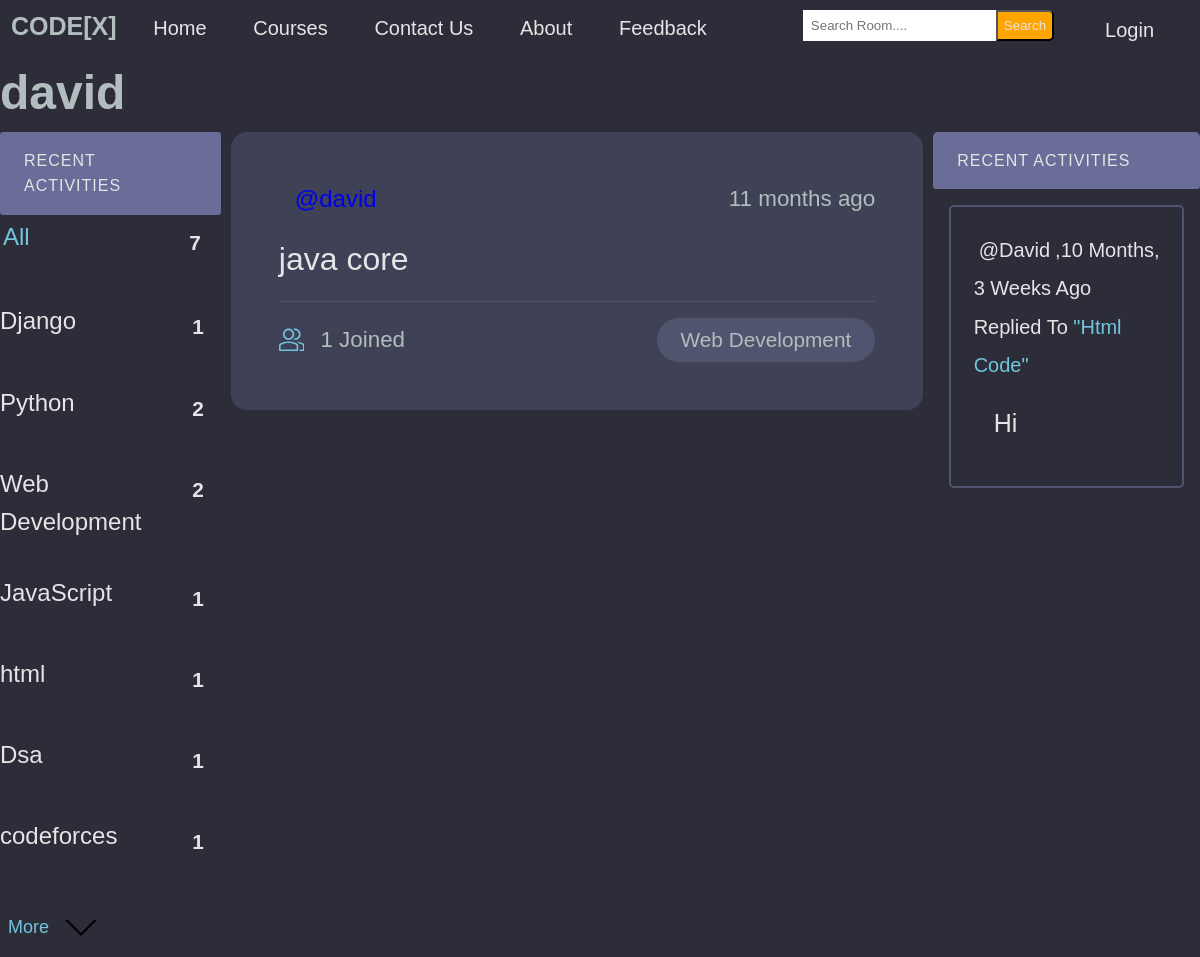
The page /profile/2 on the database its author committed.
### base/models.py (models this page shows, shortened)
class Topic(models.Model):
    name = models.CharField(max_length=200)

class Room(models.Model):
    host =  models.ForeignKey(User, on_delete=models.SET_NULL,null=True)
    topic = models.ForeignKey(Topic, on_delete=models.SET_NULL,null=True)
    name =  models.CharField(max_length= 200)
    description = models.TextField(null= True, blank= True)
    participants= models.ManyToManyField(User, related_name='participants', blank=True)
    updated= models.DateTimeField(auto_now= True)
    created= models.DateTimeField(auto_now_add=True)
    class Meta:
        ordering = ['-updated','-created']
    def __str__(self):
        return self.name

class Message(models.Model):
    user= models.ForeignKey(User, on_delete=models.CASCADE)
    room = models.ForeignKey(Room, on_delete=models.CASCADE)
    body = models.TextField()
    updated= models.DateTimeField(auto_now= True)
    created = models.DateTimeField(auto_now_add=True)
    def __str__(self):
        return self.body[0:50]

### base/views.py (the view)
# urls.py: path('profile/<str:pk>',views.userProfile,name="user-profile"),
def userProfile(request, pk):
    user= User.objects.get(id=pk)
    rooms= user.room_set.all()
    room_message= user.message_set.all()
    topics= Topic.objects.all()
    context= {'user': user, 'rooms': rooms, 'room_message': room_message, 'topics': topics }
    return render(request, 'base/profile.html', context )

### base/templates/base/profile.html (shortened to what this page needs)
{% extends 'main.html' %}
{% block content %}
<h1>{{ user.username }}</h1>
<div class="profile-container">
    <div>
        {% include 'base/topics_component.html' %}
    </div>
    <div>
        {% include 'base/feed_component.html' %}
    </div>
    <div>
        {% include 'base/activity_component.html' %}
    </div>
</div>
{% endblock content %}

### base/templates/base/topics_component.html (shortened to what this page needs)
<div class="topics-container">
    <div class="activities__header">
        <h2> Recent Activities </h2>
    </div>
    <ul class="topics__list">
        <li>
            <a href="{% url 'home' %}" class="active">All<span>{{topics.count}}</span></a>
        </li>
        {% for topic in topics %}
            <li>
                <a href="{% url 'home' %}?q={{topic.name}}">{{topic.name}}<span>{{topic.room_set.all.count}}</span></a>
            </li>
        {% endfor %}
    </ul>
    <a class="btn btn--link" href="{% url 'course' %}">More
        <svg version="1.1" xmlns="http://www.w3.org/2000/svg" width="32" height="32" viewBox="0 0 32 32">
            <title>chevron-down</title>
            <path d="M16 21l-13-13h-3l16 16 16-16h-3l-13 13z"></path>
        </svg>
    </a>
</div>

### base/templates/base/feed_component.html (shortened to what this page needs)
{% for room in rooms %}
<div class="roomListRoom">
    <div class="roomListRoom__header">
        <a href="{% url 'user-profile' room.host.id %}" class="roomListRoom__author">
            <span>@{{room.host.username}}</span>
        </a>
        <div class="roomListRoom__actions">
            <span>{{room.created|timesince}} ago</span>
        </div>
    </div>
    <div class="roomListRoom__content">
        <a href="{% url 'room' room.id %}">{{room.name}}</a>
    </div>
    <div class="roomListRoom__meta">
        <a href="{% url 'room' room.id %}" class="roomListRoom__joined">
            {{room.participants.all.count}} Joined
        </a>
        <p class="roomListRoom__topic">{{room.topic.name}}</p>
    </div>
</div>
{% endfor %}

### base/templates/base/activity_component.html (shortened to what this page needs)
<div class="activities">
    <div class="activities__header">
        <h2> Recent Activities </h2>
    </div>
    {% for message in room_message %}
        <div class="activities__box">
            <div>
                <small class="m_e_s"><a class="message-user" href="{% url 'user-profile' message.user.id %}">@{{ message.user }}</a>,{{message.created|timesince}} ago replied to </small>
                <small class="mess-room">"{{message.room}}"</small>
                <p class="user-message">{{message}}</p>
            </div>
        </div>
    {% endfor %}
</div>

### templates/main.html (style rules this page uses)
:root { --color-main: #71c6dd; --color-main-light: #e1f6fb; --color-dark: #3f4156; --color-dark-medium: #51546e; --color-dark-light: #696d97; --color-light: #e5e5e5; --color-gray: #8b8b8b; --color-light-gray: #b2bdbd; --color-bg: #2d2d39; --color-success: #5dd693; --color-error: #fc4b0b; }
* { padding: 0; margin: 0; text-decoration: none; list-style-type: none; box-sizing: border-box; font-family: 'Nunito', sans-serif }
body { color: var(--color-light-gray); background-color: var(--color-bg); line-height: 1.6; font-weight: 400; font-size: 1.5rem; min-height: 100vh; }

### base/templates/base/profile.html (style rules this page uses)
.profile-container { display: grid; grid-template-columns: 1fr 3fr 1fr; }

### base/templates/base/topics_component.html (style rules this page uses)
:root { --color-main: #71c6dd; --color-main-light: #e1f6fb; --color-dark: #3f4156; --color-dark-medium: #51546e; --color-dark-light: #696d97; --color-light: #e5e5e5; --color-gray: #8b8b8b; --color-light-gray: #b2bdbd; --color-bg: #2d2d39; --color-success: #5dd693; --color-error: #fc4b0b; }
.topics-container { margin-right: 10px; }
.topics__list { list-style: none; }
.topics__list li a { display: flex; justify-content: space-between; margin-bottom: 2rem; font-weight: 500; color: var( --color-light); transition: all 0.3s ease-in-out; }
.topics__list li a.active, .topics__list li a:hover { color: var(--color-main); border-radius: 3px; padding: 3px 3px; }
.topics__list li a span { padding: 0.5rem 1rem; color: var( --color-light); border-radius: 3px; font-size: 1.3rem; font-weight: 700; letter-spacing: 1px; }
.btn { background-color: transparent; border: none; display: inline-flex; align-items: center; gap: 1rem; cursor: pointer; transition: all ease-in-out 0.3s; border-radius: 3px; box-shadow: 1px 1px 3px 1px rgba(0, 0, 0, 0.15); padding:8px 10px; font-size: 18px; margin-top: 10px; margin-bottom: 10px; margin-left: 5px; }
.btn--link { border-radius: 3px; padding: 3px; color: var(--color-main); box-shadow: none; }
.activities__header h2 { background-color: var(--color-dark-light); text-transform: uppercase; font-weight: 500; padding: 1rem 1.5rem; color: var(--color-light); letter-spacing: 1px; font-size: 1rem; border-radius: 3px; }

### base/templates/base/feed_component.html (style rules this page uses)
:root { --color-main: #71c6dd; --color-main-light: #e1f6fb; --color-dark: #3f4156; --color-dark-medium: #51546e; --color-dark-light: #696d97; --color-light: #e5e5e5; --color-gray: #8b8b8b; --color-light-gray: #b2bdbd; --color-bg: #2d2d39; --color-success: #5dd693; --color-error: #fc4b0b; }
.roomListRoom__actions { display: flex; align-items: flex-start; gap: 1rem; position: relative; }
.roomListRoom__actions span { font-size: 1.4rem; font-weight: 500; }
.roomListRoom__content { margin: 1rem 0; }
.roomListRoom__content a { font-size: 2rem; font-weight: 500; margin-bottom: 1.5rem; color: var(--color-light); transition: all 0.3s ease-in-out; }
.roomListRoom__meta { border-top: 1px solid var(--color-dark-medium); padding-top: 1rem; display: flex; align-items: center; justify-content: space-between; }
.roomListRoom__joined { color: var(--color-light-gray); display: flex; align-items: center; gap: 1rem; font-size: 1.4rem; font-weight: 500; }
.roomListRoom__joined svg { fill: var(--color-main); width: 1.6rem; height: 1.6rem; }
.roomListRoom__topic { padding: 5px 1.5rem; background-color: var(--color-dark-medium); border-radius: 5rem; font-weight: 500; font-size: 1.3rem; }
.roomListRoom__header { display: flex; justify-content: space-between; align-items: center; }
.roomListRoom { margin-bottom: 2.4rem; background-color: var(--color-dark); border-radius: 1rem; padding: 3rem; }
.roomListRoom__author { font-weight: 500; display: flex; align-items: center; gap: 1rem; }

### rows shown on the page
Topic: name "Django", room_set.all.count "1"
Topic: name "Python", room_set.all.count "2"
Topic: name "Web Development", room_set.all.count "2"
Topic: name "JavaScript", room_set.all.count "1"
Topic: name "html", room_set.all.count "1"
Topic: name "Dsa", room_set.all.count "1"
Topic: name "codeforces", room_set.all.count "1"
Room: host.username "david", created "11 months", name "java core", participants.all.count "1", topic.name "Web Development"
Message: user "David", created "10 Months, 3 Weeks", room "Html Code", body "Hi"

### other values the page prints
{{ user.username }} "david"
{{ topics.count }} "7"
